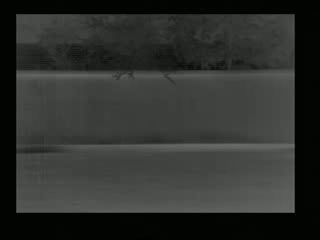
#> input picture frame 14 of Median.mp4, 320 x 240 px, given in place of Walk_2.mp4, which was not available
$ python svm_train.py   (older library calls are emulated)
#> lines starting #> are read from the running program, lines starting #| are printed output that depends on the picture; after the words box and inside, x2 and y2 are one past the last pixel; in counts of white or black regions, pixels touching at a corner belong together; pictures that were not available may be replaced by others from this repository, and a replacement may not be noted
### feature_extraction.py
import cv2
import math
import numpy as np
import pywt
from scipy.spatial import distance as dist


def draw_rectangle(reading, kernel, mode):

    """
    Draws a bounding rectangle using contours for the given image
    :param  reading: image for which bounding rectangle is to be drawn
    :param  mode: Mode for processing of contours (feet or person)
    :param  kernel: kernel for morphological operations
    :return return_list; returns rectangle features or centroids depending on mode
    :return reading; final image with bounding rectangle
    """

    return_list = []
    # Converting frame to gray scale
    frame = cv2.cvtColor(reading, cv2.COLOR_BGR2GRAY)

    if mode == 'person':
        dilate = cv2.dilate(frame, kernel)
    else:
        dilate = frame

    # Finding contours for dilated image
    _, cont, hier = cv2.findContours(dilate.copy(), cv2.RETR_CCOMP, cv2.CHAIN_APPROX_SIMPLE)
    for con, hi in zip(cont, hier[0]):
        if hi[3] != -1:
            cv2.drawContours(dilate, [con], 0, (0, 255, 0),  1)

    # Performing Erosion and morphological opening (erosion followed by dilation)
    image = cv2.erode(dilate, kernel)
    image = cv2.morphologyEx(image, cv2.MORPH_OPEN, kernel)

    # Finding contours of processed image
    _, cont, hierarchy = cv2.findContours(image.copy(), cv2.RETR_EXTERNAL, cv2.CHAIN_APPROX_SIMPLE)

    # Loop for all contours in the final image
    for c in cont:

        # Getting coordinates of bounding rectangle for each contour
        if mode == 'person':
            x, y, w, h = cv2.boundingRect(c)
            return_list = [w, h, x, y]
            cv2.rectangle(reading, (x, y), (x + w, y + h), (0, 255, 0), 2)

        else:
            mom = cv2.moments(c)
            c_x = int(mom["m10"] / mom["m00"])
            c_y = int(mom["m01"] / mom["m00"])
            return_list.append((c_x, c_y))

    if mode == 'person':
        return reading, return_list
    else:
        return return_list


def calc_stride_dist(image):

    """
    Calculates the distance between the 2 feet for each input image
    :param image: Input image for distance calculation
    :return: distance; The distance between 2 feet
    """

    # Generating a mask for lower part of gait sequence
    mask = np.zeros(image.shape[:2], np.uint8)
    mask[170:240, 0:320] = 255
    image_and = cv2.bitwise_and(image, image, mask=mask)

    image_and = cv2.erode(image_and, np.ones((4, 4), np.uint8), iterations=1)
    cv2.imshow("Result", image_and)
    cv2.waitKey(0)

    # Obtaining size of rectangles for input image
    ker = cv2.getStructuringElement(cv2.MORPH_CROSS, (5, 5))
    # result = watershed_segmentation(image_and)
    centers = draw_rectangle(image_and, ker, 'feet')

    if len(centers) > 1:
        distance = dist.euclidean(centers[0], centers[1])
    else:
        distance = 1

    print(distance)
    return distance


def calc_gait_cycle(cap):

    """
    Estimates gait cycles depending on step length
    :param   cap: Video Capture object for video sequence
    :return: step_count; number of steps in given gait sequence
    :return: gait_sizes; nested list for size of rectangles in a gait step
    :return: n_size; number of frames in each gait steps
    :return: step_lengths; list of distances between the 2 feet for each step
    """

    step_count = 0      # Number of gait steps in video sample
    coefficients = []   # List for storing haar wavelet coefficients for each cycle
    coeff_temp = []     # List for storing haar wavelet coefficients for each frame
    gait_sizes = []     # Nested list that stores sizes of rectangles for gait cycles
    cycle_sizes = []    # Stores size of rectangles for each gait cycle
    step_lengths = []   # List that stores step length for each gait cycle of each frame
    frame_count = 0     # Number of frames in each gait cycle
    n_size = []         # List for storing number of frames in each gait cycle
    gap_legs = []       # List for storing gap between feet in each frame
    while True:

        # Reading each frame from the video
        ret, reading = cap.read()
#> reading is the input picture: shape (240, 320, 3); mean B, G, R 45.5, 48.5, 46.5

        if ret is False:
            break

        frame_count += 1

        temp = cv2.cvtColor(reading, cv2.COLOR_BGR2GRAY)
        c_a, (c_h, c_v, c_d) = pywt.dwt2(temp, 'haar')
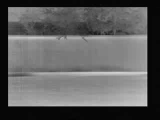
#> c_a: shape (120, 160) float64; min 2, max 214.5, mean 95
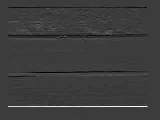
#> c_h: shape (120, 160) float64; min -23, max 74.5, mean 0.4; drawn with min black and max white
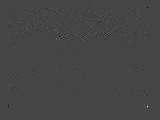
#> c_d: shape (120, 160) float64; min -7, max 18.5, mean 0.00266; drawn with min black and max white
        coeff_temp.append((c_a, c_h, c_v, c_d))

        # Calculating step length and rectangle dimensions for image
        stride_dist = calc_stride_dist(reading)
#> in calc_stride_dist, `image_and = cv2.bitwise_and(image, image, mask=mask)`:
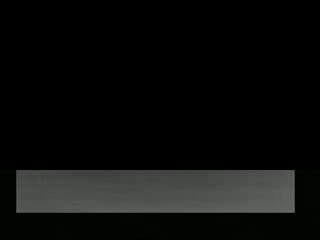
#> image_and: shape (240, 320, 3); mean B, G, R 12.2, 13.1, 12.5
#> in draw_rectangle, `_, cont, hier = cv2.findContours(dilate.copy(), cv2.RETR_CCOMP, cv2.CH..`: cont = 2 contours; box (x1, y1, x2, y2) and area: (0, 172, 320, 240) 21373, (291, 211, 299, 219) 38
#> the loop in draw_rectangle, `for con, hi in zip(cont, hier[0]):` made 2 passes
#> (con, hi) on pass 1: ([[0, 172], [0, 239], [319, 239], [319, 172]], [-1, -1, 1, -1])
#> hi on pass 2: [-1, -1, -1, 0]
#> after the loop in draw_rectangle, `for con, hi in zip(cont, hier[0]):`:
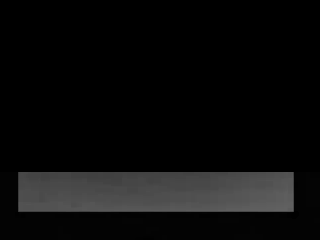
#> dilate: shape (240, 320); min 0, max 97, mean 11.6
#> in draw_rectangle, `_, cont, hierarchy = cv2.findContours(image.copy(), cv2.RETR_EXTERNAL,..`: cont = [[[0, 174], [0, 239], [319, 239], [319, 174]]]
#> the loop in draw_rectangle, `for c in cont:` made 1 pass
#> (c, c_x, c_y) on pass 1: ([[0, 174], [0, 239], [319, 239], [319, 174]], 159, 206)
#> in calc_stride_dist, `centers = draw_rectangle(image_and, ker, 'feet')`: centers = [(159, 206)]
#> stride_dist = 1
        ker = cv2.getStructuringElement(cv2.MORPH_ELLIPSE, (5, 5))
#> ker = [[0, 0, 1, 0, 0], [1, 1, 1, 1, 1], [1, 1, 1, 1, 1], [1, 1, 1, 1, 1], [0, 0, 1, 0, 0]]

        reading, size_rect = draw_rectangle(reading, ker, 'person')
#> call 2 of draw_rectangle, with kernel = array of shape (5, 5), mode = 'person'
#> in draw_rectangle (call 2), `dilate = cv2.dilate(frame, kernel)`:
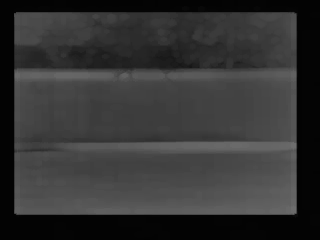
#> dilate: shape (240, 320); min 2, max 110, mean 51.8
#> in draw_rectangle (call 2), `_, cont, hier = cv2.findContours(dilate.copy(), cv2.RETR_CCOMP, cv2.CH..`: cont = [[[0, 0], [0, 239], [319, 239], [319, 0]]]
#> the loop in draw_rectangle (call 2), `for con, hi in zip(cont, hier[0]):` made 1 pass
#> (con, hi) on pass 1: ([[0, 0], [0, 239], [319, 239], [319, 0]], [-1, -1, -1, -1])
#> the loop in draw_rectangle (call 2), `for c in cont:` made 1 pass
#> (c, x, y, w, h) on pass 1: ([[0, 0], [0, 239], [319, 239], [319, 0]], 0, 0, 320, 240)
#> after the loop in draw_rectangle (call 2), `for c in cont:`:
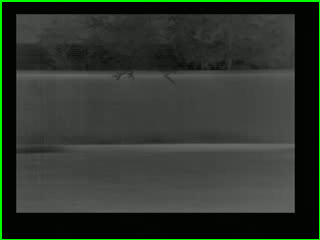
#> reading: shape (240, 320, 3); 2.18% of pixels changed, all inside (x1, y1, x2, y2) = (0, 0, 320, 240)
#> size_rect = [320, 240, 0, 0]
        cycle_sizes.append(size_rect)

        # Checking if the maximum step length is encountered (ending of one step)
        if (len(gap_legs) > 2 and stride_dist < gap_legs[len(gap_legs) - 1]) and stride_dist > 29:
            gait_sizes.append(cycle_sizes)
            n_size.append(frame_count)
            step_lengths.append(gap_legs)
            coefficients.append(coeff_temp)
            coeff_temp = []
            gap_legs = []
            step_count += 1
            cycle_sizes = []

        # Appending stride_length to list
        gap_legs.append(stride_dist)

    return step_count, gait_sizes, n_size, step_lengths, coefficients


# [120 lines left out: functions calc_spatial_component, calc_temporal_component, calc_stand_deviation, calc_wavelet_component, not called in this run]


# Creating Video Capture Object
video = cv2.VideoCapture(r'E:\PES\CDSAML\DatasetC\Binary Videos\0010\Walk_2.mp4')

step_cnt, sizes, step_frames, step_lens, haar_coefficients = calc_gait_cycle(video)
print(step_frames)

# step_cnt     : Number of steps in given gait sequence
# sizes        : Size of rectangles in each gait step
# step_frames  : Number of frames in each step
# step_lens    : Distance between feet in each frame

height, width, angle, aspect = calc_spatial_component(step_cnt, sizes, step_frames)

# height    : mean height of bounding rectangle
# width     : mean width of bounding rectangle
# angle     : mean angle of bounding rectangle
# aspect    : mean aspect ratio of bounding rectangle

step_length, stride_length, cadence, velocity = (calc_temporal_component(step_lens))

# step_length   : length of each step
# stride_length : length of each stride (2 * step length)
# cadence       : cadence of subject (number of steps per second)
# velocity      : velocity of subject ( cadence * 0.5 * stride length)

wavelet_component = calc_wavelet_component(haar_coefficients, step_frames)

for i in wavelet_component:
    print(i)

# wavelet_component : List of tuples containing mean and standard deviation

video.release()
cv2.destroyAllWindows()

### svm_train.py
import cv2
import skeleton_features as skf
import spatial_temporal as svt
import svm_test as sts
import scikitplot as sckt
from sklearn import preprocessing
import matplotlib.pyplot as plt
from sklearn import svm
from sklearn import metrics
import numpy as np

import glob

contents = glob.glob(r'Train_videos\*.mp4')
train_vector = []
mean_vector = []
responses_train = []
structure = cv2.getStructuringElement(cv2.MORPH_ELLIPSE, (5, 5))

for path in contents:
    video = cv2.VideoCapture(path)
    print(path)
    train_vector = []
    frame_count = 0

    while True:
        ret, frame = video.read()

        if ret is False:
            break

        rect_frame, rect_size, empty_list = skf.draw_rectangle(frame, structure)

        # Calculating features only for those frames which have a silhouette
        if (empty_list is False and len(rect_size) > 0) and rect_size[1] > 100:
            frame_count += 1

            # Fitting a skeleton
            points_values = skf.fit_skeleton(rect_size[2], rect_size[3], rect_size[0], rect_size[1], frame)

            # Calculating all the features
            distance_parameters = skf.distance_parameters(points_values)
            angle_parameters = skf.angle_parameters(points_values)
            spatial_parameters = skf.spatial_features(points_values)
            feature_vector = angle_parameters + distance_parameters
            train_vector.append(feature_vector)

        if frame_count == 70:
            break

    # Averaging the data for 1 subject
    train_vector = np.mean(train_vector, axis=0)

    # Calculating spatio-temporal features
    spatial_temporal_parameters = svt.spatial_temporal_features(path)

    # Combining the features
    train_vector = train_vector.tolist() + spatial_temporal_parameters
    mean_vector.append(train_vector)

    # Setting the label for the subject
    label = int(path[(len(path) - 11): (len(path) - 8)])
    responses_train.append(label)

mean_vector = np.array(mean_vector)
print(mean_vector.shape)
responses_train = np.array(responses_train)
mean_vector = preprocessing.scale(mean_vector)

# Creating SVM model
clf = svm.SVC(C=1000.0, gamma=0.005)
print("Model Created")

clf.fit(mean_vector, responses_train)
print("Data fitted")
print("Training Successful")

test_vector, responses_test = sts.calc_test_features()
test_vector = preprocessing.scale(test_vector)
y_test = clf.predict(test_vector)

for i in range(len(responses_test)):
    print(responses_test[i], y_test[i])
print("Accuracy:", metrics.accuracy_score(responses_test, y_test) * 100, "%")
sckt.estimators.plot_learning_curve(clf, mean_vector, responses_train)
plt.show()
